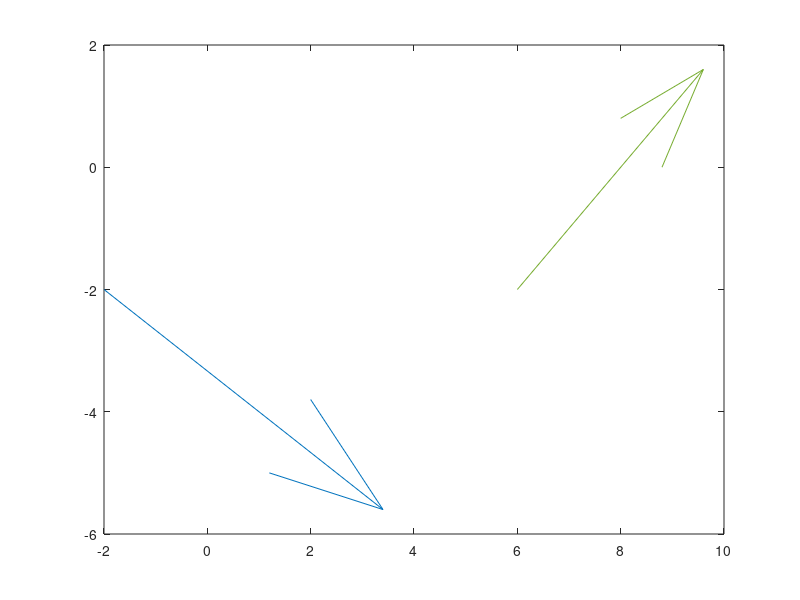

MATLAB code for this plot: (Note: this script raises an error after producing the figure.)
clear

px = [-2 6];
py = [-2 -2];
vx = [6 4];
vy = [-4 4];

quiver(px(1),py(1),vx(1),vy(1));
hold on
quiver(px(2),py(2),vx(2),vy(2));

t1=0;
t2=1;

syms a3 a2 a1 a0 t

x(t)=a3*t^3 + a2*t^2 + a1*t + a0;
xd(t)=diff(x,t);
ex=[x(t1)==px(1),...
    x(t2)==px(2),...
    xd(t1)==vx(1),...
    xd(t2)==vx(2)];
rx=solve(ex,[a3 a2 a1 a0]);
cx(t)=subs(x,[a3 a2 a1 a0],[rx.a3 rx.a2 rx.a1 rx.a0]);



syms b3 b2 b1 b0 

y(t)=b3*t^3 + b2*t^2 + b1*t + b0;
yd(t)=diff(y,t);
ey=[y(t1)==py(1),...
    y(t2)==py(2),...
    yd(t1)==vy(1),...
    yd(t2)==vy(2)];
ry=solve(ey,[b3 b2 b1 b0]);
cy(t)=subs(y,[b3 b2 b1 b0],[ry.b3 ry.b2 ry.b1 ry.b0]);

fplot(cx,cy,[t1 t2]);













